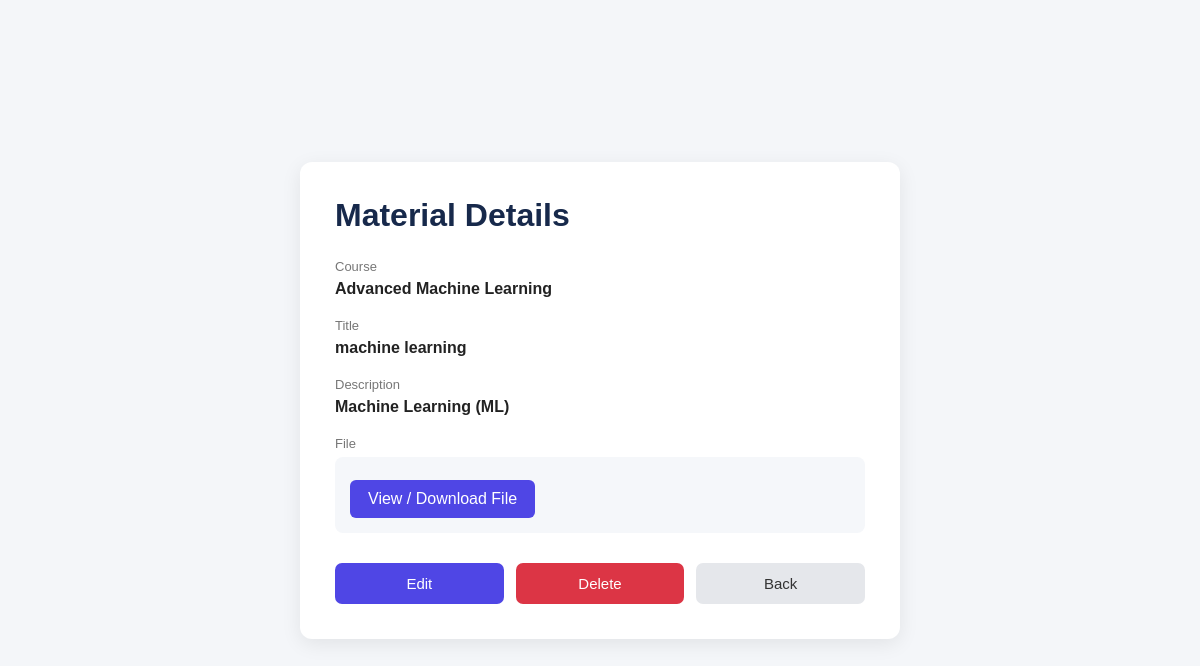
/myapp/material/1/, run on the app's committed database.
### myapp/models.py (models this page shows, shortened)
class CourseMaterial(models.Model):
    course=models.ForeignKey(Course,on_delete=models.CASCADE)
    title=models.CharField(max_length=20)
    description=models.CharField(max_length=50)
    file=models.FileField(upload_to="file/")

class Course(models.Model):
    name=models.CharField(max_length=50)
    description=models.TextField(max_length=200)
    duration=models.CharField(max_length=20)
    fees=models.IntegerField()
    cou_image=models.ImageField(upload_to="cou_image")

### myapp/views.py (the view)
# urls.py: path("material/<int:id>/",views.material_detail,name="material_detail"),
def material_detail(request, id):
    material = CourseMaterial.objects.get(id=id)
    return render(request, "mat_details.html", {
        "material": material
    })

### myapp/templates/mat_details.html (shortened to what this page needs)
<!DOCTYPE html>
<html>
<head>
</head>
<body>
    <div class="card">
        <h1>Material Details</h1>
        <div class="detail">
            <span class="label">
                Course
            </span>
            <div class="value">
                {{ material.course.name }}
            </div>
        </div>
        <div class="detail">
            <span class="label">
                Title
            </span>
            <div class="value">
                {{ material.title }}
            </div>
        </div>
        <div class="detail">
            <span class="label">
                Description
            </span>
            <div class="value">
                {{ material.description }}
            </div>
        </div>
        <div class="detail">
            <span class="label">
                File
            </span>
            <div class="file-box">
                {% if material.file %}
                    <a
                        href="{{ material.file.url }}"
                        target="_blank"
                        class="file-link">
                        View / Download File
                    </a>
                {% else %}
                    No File Available
                {% endif %}
            </div>
        </div>
        <div class="buttons">
            <a
                href="{% url 'material_update' material.id %}"
                class="btn edit">
                Edit
            </a>
            <a
                href="{% url 'material_delete' material.id %}"
                class="btn delete">
                Delete
            </a>
            <a
                href="{% url 'material_list' %}"
                class="btn back">
                Back
            </a>
        </div>
    </div>
</body>
</html>

### myapp/templates/mat_details.html (style rules this page uses)
* { margin: 0; padding: 0; box-sizing: border-box; }
body { font-family: Arial, sans-serif; background: #f4f6f9; min-height: 100vh; display: flex; justify-content: center; align-items: center; padding: 20px; }
.card { width: 100%; max-width: 600px; background: white; padding: 35px; border-radius: 12px; box-shadow: 0 5px 20px rgba(0,0,0,0.08); }
h1 { color: #17294b; margin-bottom: 25px; }
.detail { margin-bottom: 20px; }
.label { display: block; color: #777; font-size: 13px; margin-bottom: 6px; }
.value { color: #222; font-size: 16px; font-weight: 600; }
.file-box { background: #f5f7fa; padding: 15px; border-radius: 8px; }
.file-link { display: inline-block; margin-top: 8px; padding: 10px 18px; background: #4f46e5; color: white; text-decoration: none; border-radius: 6px; }
.buttons { display: flex; gap: 12px; margin-top: 30px; }
.btn { flex: 1; padding: 12px; text-align: center; text-decoration: none; border-radius: 7px; font-size: 15px; }
.back { background: #e5e7eb; color: #333; }
.edit { background: #4f46e5; color: white; }
.delete { background: #dc3545; color: white; }

### data on the page
CourseMaterial: course.name "Advanced Machine Learning", title "machine learning", description "Machine Learning (ML)"
